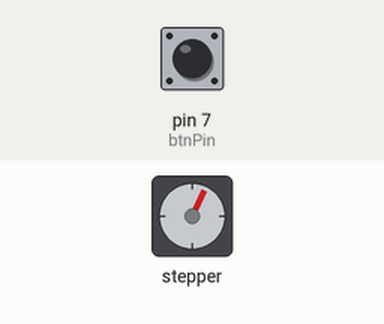
Simulated run of this sketch. Board: Arduino Uno, built with avr-gcc and run on an emulated ATmega328P. Parts: stepper motor. The inputs (shaded band) are chosen by the test bench; at power-on: pin 7 (btnPin) HIGH. Stepper angles assume 2048 steps per turn.

Above: at 1.2 s.
1.3 s: pin 7 (btnPin) pulled LOW for 0.15 s
At 2.25 s:
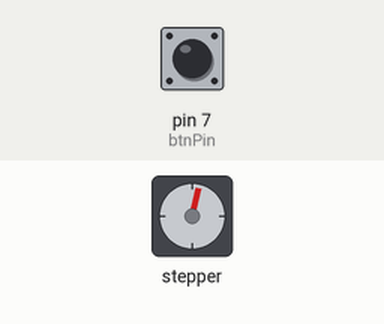
4.4 s: pin 7 (btnPin) pulled LOW for 1 s
At 4.66 s:
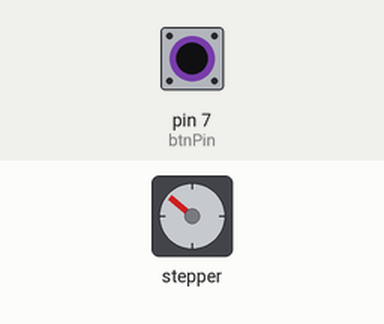
8.4 s: pin 7 (btnPin) pulled LOW for 0.15 s
At 8.56 s:
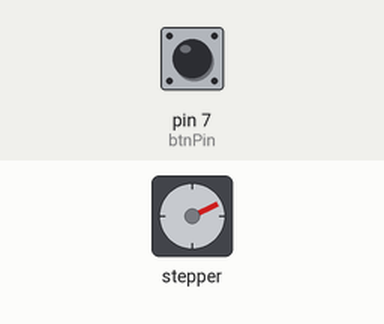
11.5 s: pin 7 (btnPin) pulled LOW for 3.2 s
Timing chart, 0 to 24.7 s (numbered marks = the images above; inputs shaded):
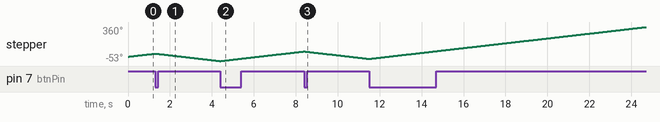

The sketch:

sketch_oct17a.ino
```cpp
#include <Stepper.h>

int stepsPerRevolution = 2048;
int motSpeed = 5;
int dt = 500;

int btnPin = 7;
int motDir = 1;

int btnValOld = 1;
int btnValNew;

Stepper myStepper(stepsPerRevolution, 8,10,9,11);

void setup() {
  Serial.begin(9600);
  myStepper.setSpeed(motSpeed);
  pinMode(btnPin, INPUT_PULLUP);
  digitalWrite(btnPin, HIGH);
}

void loop() {
  btnValNew = digitalRead(btnPin);
  if (btnValOld == 1 && btnValNew == 0) {
    motDir = motDir*(-1);
  }
  btnValOld = btnValNew;
  myStepper.step(motDir*1);
}
```
